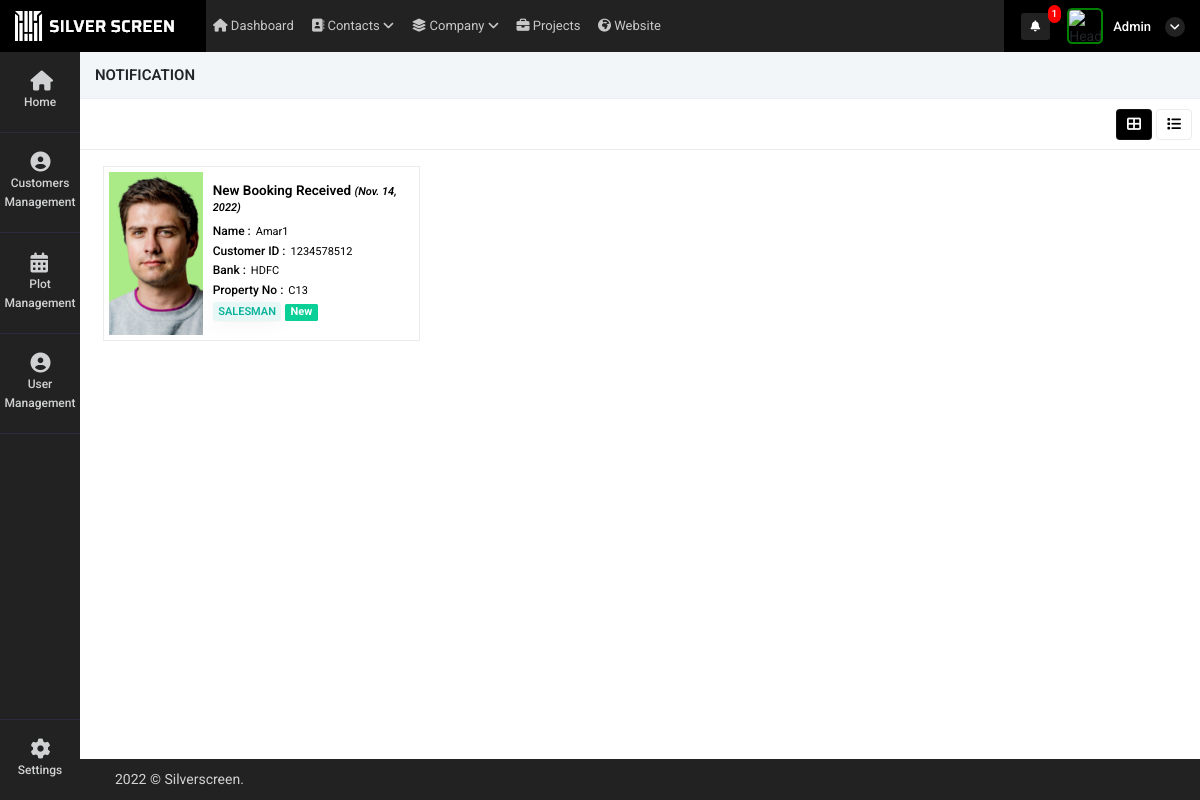
/view_all_activity (signed in), run on an earlier commit of the app's database.
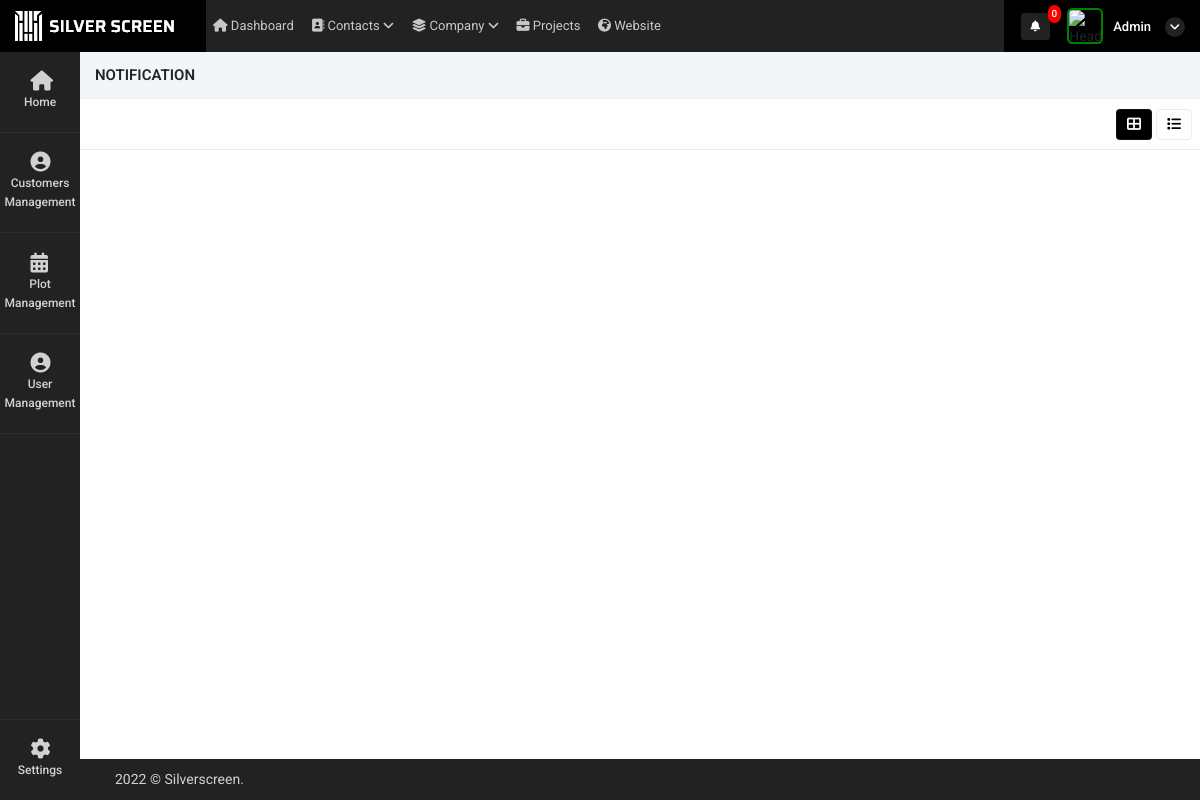
And on a later commit of the database.
### super_admin/models.py (models this page shows, shortened)
class common(models.Model):  # COMM0N
    dt = models.DateField(auto_now=True)
    tm = models.TimeField(auto_now=True)
    updated = models.DateTimeField(default=timezone.now)
    status = models.CharField(max_length=255, null=True)
    class Meta:
        abstract = True

class user_request_plot(common):
    customer_id = models.ForeignKey(Customer_details,on_delete=models.CASCADE,related_name="user_request_plot_customer_id", null=True)
    auth_user = models.ForeignKey(User,on_delete=models.CASCADE,related_name="user_request_plot_login_id", null=True)
    user_id = models.ForeignKey(user_Details,on_delete=models.CASCADE,related_name="user_request_plot_user_login_id", null=True)
    property_mapping_id = models.ForeignKey(intractive_map,on_delete=models.CASCADE,related_name="user_request_plot_user_login_id", null=True)
    name = models.CharField(max_length=255,null=True)
    booking_id = models.CharField(max_length=255,null=True)
    phone = models.CharField(max_length=255,null=True)
    bank = models.CharField(max_length=255,null=True)
    manager_id = models.ForeignKey(user_Details,on_delete=models.CASCADE,related_name="user_request_plot_manager_id", null=True)
    read_status = models.IntegerField(default=0)
    booking_status = models.IntegerField(null=True)
    reset_to_availale = models.IntegerField(null=True)
    available_status = models.IntegerField(default=1)
    bank_relation_id = models.ForeignKey(Bank_details,on_delete=models.CASCADE,related_name="user_request_plot_Bank_details_id", null=True)
    customer_doc_id = models.FileField(upload_to="customer_document",null=True)
    contract_certi = models.FileField(upload_to="customer_document",null=True)
    tax_certificate  = models.FileField(upload_to="customer_document",null=True)
    other_document = models.FileField(upload_to="customer_document",null=True)
    Price = models.FloatField(blank=True, null=True)

class user_Details(common):
    auth_user = models.ForeignKey(User,on_delete=models.CASCADE,related_name="auth_user_login_id", null=True)
    name = models.CharField(max_length=255,null=True)
    phone = models.CharField(max_length=255,null=True)
    email = models.EmailField(null=True)
    mobile = models.CharField(max_length=255,null=True)
    emp_id = models.CharField(max_length=255,null=True)
    address1 = models.CharField(max_length=255,null=True)
    address2 = models.CharField(max_length=255,null=True)
    city = models.CharField(max_length=255,null=True)
    state = models.CharField(max_length=255,null=True)
    country = models.CharField(max_length=255,null=True)
    zip = models.CharField(max_length=255,null=True)
    password_geration_type = models.CharField(max_length=255,choices=password_generate_option,null=True)
    user_type = models.CharField(max_length=255,choices=login_user_type,null=True)
    atatchment = models.FileField(upload_to="user_image",null=True)
    created_by = models.ForeignKey(User,on_delete=models.CASCADE,related_name="added_by_user_id", null=True)
    plot_list_view = models.CharField(max_length=255,null=True)
    price_visibility = models.IntegerField(null=True,default=1)
    property_access =  models.CharField(max_length=255,choices=property_access_option,null=True)
    manager_nav_ploat_permission = models.IntegerField(default=0)
    manager_nav_user_permission = models.IntegerField(default=0)
    manager_nav_plot_edit_permission = models.IntegerField(default=0)

class intractive_map(models.Model):
    Name = models.CharField(max_length=255, null=True)
    customer_id_mapping = models.ForeignKey('super_admin.Customer_details',on_delete=models.CASCADE,related_name="intractive_map_customer_id", null=True)
    customer_id = models.CharField(max_length=255,null=True)
    Phoneno = models.CharField(max_length=255, null=True)
    UnitNo = models.IntegerField(null=True)
    UnitNo_primary = models.IntegerField(null=True)
    BlockNo = models.CharField(max_length=255, null=True)
    UnitArea = models.FloatField(max_length=255, null=True)
    LandArea = models.FloatField(max_length=255, null=True)
    UType = models.CharField(max_length=255, null=True)
    Price = models.FloatField(blank=True, null=True)
    Bank = models.CharField(max_length=255,null=True)
    Status = models.CharField(max_length=255,null=True)
    dt = models.DateField(auto_now_add=True)
    tm = models.TimeField(auto_now_add=True)
    current_status = models.CharField(max_length=255,null=True)
    attached_file = models.FileField(upload_to="property_image",null=True)
    currency = models.CharField(max_length=255,null=True,default="SAR")
    Price_currency = models.CharField(max_length=255,null=True)
    bank_relation_id = models.ForeignKey(Bank_details,on_delete=models.CASCADE,related_name="intractive_map_Bank_details_id", null=True)

### super_admin/views.py (the view, shortened to what this page needs)
# urls.py: path('view_all_activity',views.view_all_activity,name='view_all_activity'),
@login_required(login_url='/')
def view_all_activity(request):
    user = User.objects.get(id=request.user.id)
    st = user.is_superuser
    if st == True:
        data = user_request_plot.objects.filter(booking_status = 1).order_by("-id")
    context = {
        'data':data
    }
    return render(request,'super_admin/view_all_activity.html',context)

### super_admin/templatetags/notification.py (called while the page is built, shortened)
@register.filter(name='get_notifications')
def get_notifications(value,args):
    user_dat = User.objects.get(id=value.id)
    st = user_dat.is_superuser
    data_count = ''
    if st == True:
        data_count = user_request_plot.objects.filter(read_status=0).count()
    return data_count

@register.filter(name='get_loginUsernameImage')
def get_loginUsernameImage(value,args):
    user_dat = User.objects.get(id=value.id)
    st = user_dat.is_superuser
    image_url = ''
    if st == True:
        image_url = 'http://10.10.10.119:8000/static/adminicon.jpg'
    else:
        user_data = user_Details.objects.get(auth_user=value.id)
        if user_data.atatchment == '':
            image_url = 'http://10.10.10.119:8000/static/adminicon.jpg'
        else:
            image_url ='../media/'+str(user_data.atatchment)
    return image_url

@register.filter(name='get_user_type')
def get_user_type(value,args):
    user_dat = User.objects.get(id=value.id)
    st = user_dat.is_superuser
    if st == True:
        return False

### super_admin/templates/super_admin/view_all_activity.html (shortened to what the changed rows need)
{% extends "super_admin/base.html" %}
{% load static %}
{% block content %}
<div class="content">
    <div class="container-fluid px-0">
        <div class="row">
            <div class="col-md-12 contnt">
                <div class="tab-content">
                    <div class="tab-pane active" id="ho" role="tabpanel">
                        <div class='app'>
                            <main class='project1'>
                                <div class='project-tasks1 mb-1 container-fluid'>
                                    {% for i in data %}
                                    <div class='project-column mt-2'>
                                        <a style="text-decoration: none;color: black" href="property_update?id={{i.property_mapping_id.id}}">
                                        <div class="customer-bx">
                                            {% if i.user_id.atatchment == None %}
                                            <div class="cust-img" style="background-image: url({% static 'adminicon.jpg' %});">
                                            </div>
                                            {% elif i.user_id.atatchment == '' %}
                                            <div class="cust-img" style="background-image: url({% static 'adminicon.jpg' %});">
                                            </div>
                                            {% else %}
                                            <div class="cust-img" style="background-image: url('../media/{{i.user_id.atatchment}}');">
                                            </div>
                                            {% endif %}
                                            <div class="customer-content">
                                                <h5>New Booking Received <i>({{i.dt}})</i> </h5>
                                                <span class="d-flex"><h6>Name : </h6> {{i.name|title}}</span>
                                                <span class="d-flex"><h6>Customer ID : </h6> {{i.booking_id}}</span>
                                                <span class="d-flex"><h6>Bank : </h6> {{i.bank}}</span>
                                                <span class="d-flex"><h6>Property No : </h6> {{i.property_mapping_id.BlockNo}}{{i.property_mapping_id.UnitNo}}</span>
                                                <span class="badge badge-soft-success text-uppercase">{{i.user_id.user_type}}</span>
                                                {% if i.read_status == 0 %}
                                                <span class="cust-badge badge-success mb-1">New</span>
                                                {% endif %}
                                            </div>
                                        </div>
                                        </a>
                                    </div>
                                    {% endfor %}
                                </div>
                            </main>
                        </div>
                    </div>
                </div>
            </div>
        </div>
    </div>
</div>
{% endblock %}

### super_admin/templates/super_admin/base.html (shortened to what the changed rows need)
<!doctype html>
<html lang="en">
    {% load static %}
    {% load notification %}
<head>
    <link rel="stylesheet" href="{% static 'admin/css/morris.css' %}">
    <link href="{% static 'admin/css/bootstrap.min.css' %}" rel="stylesheet" type="text/css" />
    <link href="{% static 'admin/css/icons.css' %}" rel="stylesheet" type="text/css" />
    <link href="{% static 'admin/css/style.css' %}" rel="stylesheet" type="text/css" />
</head>
<body class="">
    <div id="wrapper">
        <div class="content-page">
            <div class="topbar">
                <div class="navbar-header">
                    <div class="d-flex align-items-center icns">
                        <div class="dropdown topbar-head-dropdown ms-1 header-item">
                            <a href="view_all_activity">
                                <i class="fas fa-bell fs-icn">
                                    <span
                                        class="position-absolute topbar-badge fs-9 translate-middle badge rounded-pill bg-red">{{ request.user|get_notifications:"sss" }}</span></i>
                                    </a>
                        </div>
                        <div class="dropdown header-item topbar-user king button-drpdown">
                            <span class="d-flex align-items-center drpdown-toggle">
                                <span class="text-start ms-xl-2">
                                    <span class="d-none d-xl-inline-block ms-1 fw-medium user-name-text">  {{request.user.username|title}}</span>
                                    <i class="pro-icn fa fa-angle-down"></i>
                                </span>
                            </span>
                        </div>
                    </div>
                </div>
            </div>
            <div class="content">
                {% block content %}
                {% endblock %}
            </div>
        </div>
    </div>
</body>
</html>

What changed in the data, as far as the page shows it:
no longer on this page (row edited): user_request_plot: user_id.atatchment (picture), dt "Nov. 14, 2022", name "Amar1", booking_id "1234578512", bank "HDFC", property_mapping_id.BlockNo "C", property_mapping_id.UnitNo "13", user_id.user_type "SALESMAN", read_status "New"
Also different on the page:
{{ request.user|get_notifications:"sss" }}: "1" → "0"
